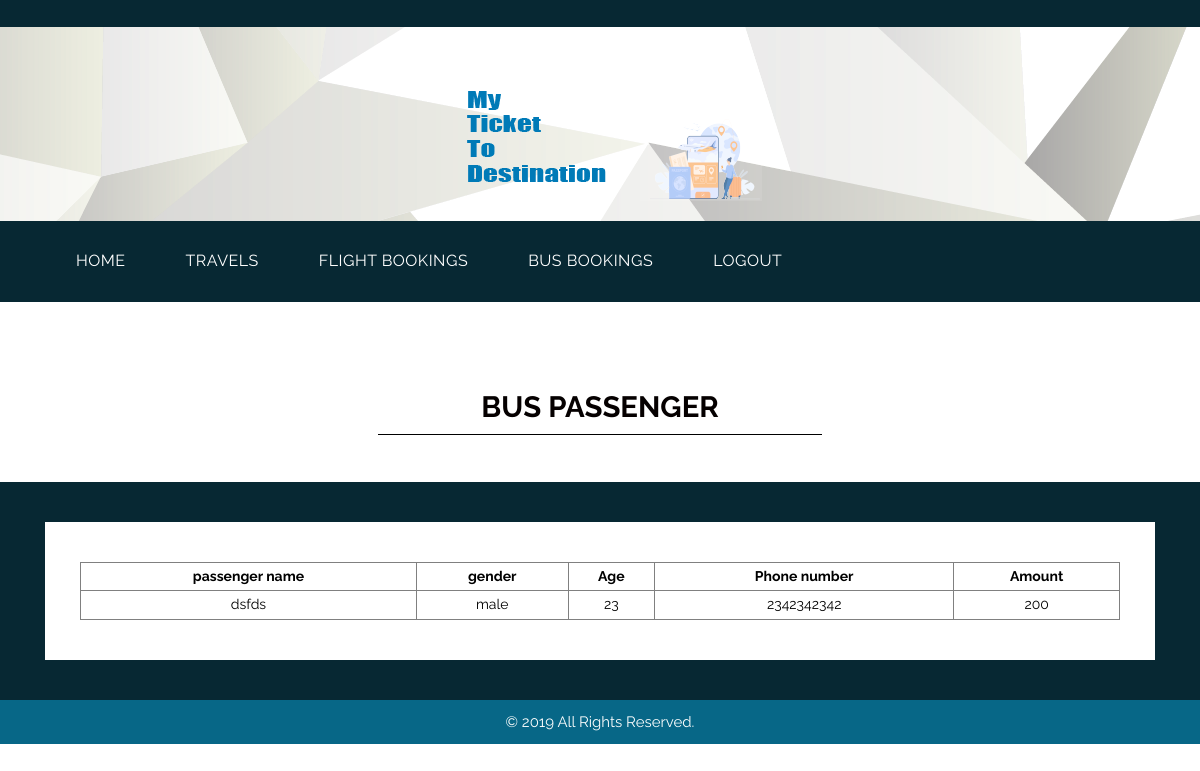
The app's page /vbpass.php?bkid=1 with its own data.
### tables this page shows
CREATE TABLE `tbl_buspassenger` (
  `bpid` int(11) NOT NULL AUTO_INCREMENT,
  `bkid` int(11) NOT NULL,
  `pname` varchar(20) NOT NULL,
  `gender` varchar(20) NOT NULL,
  `age` int(11) NOT NULL,
  `phno` varchar(20) NOT NULL,
  `amt` int(11) DEFAULT NULL,
  PRIMARY KEY (`bpid`)
);

### DatabaseCon.php (called while the page is built, shortened)
<?php
class DatabaseCon {
private $dbhost = 'localhost:3306';
private $dbuser = 'root';
private $dbpass = '';
private $conn;
   function __construct()
   		 {
      		$this->conn = mysql_connect($this->dbhost, $this->dbuser, $this->dbpass);
        }
   function selectData($str)
   {
   $retval=mysql_query($str,$this->conn);
   return $retval;
   }
}
?>

### vbpass.php (the view, shortened to what this page needs)
<!DOCTYPE html>
<html lang="en">
<head>
<link rel="stylesheet" type="text/css" href="css/bootstrap.min.css">
<link rel="stylesheet" type="text/css" href="css/style.css">
<link rel="stylesheet" href="css/responsive.css">
<link rel="stylesheet" href="css/jquery.mCustomScrollbar.min.css">
<link rel="stylesheet" href="https://netdna.bootstrapcdn.com/font-awesome/4.0.3/css/font-awesome.css">
<link rel="stylesheet" href="css/owl.carousel.min.css">
<link rel="stylesheet" href="css/owl.theme.default.min.css">
<link rel="stylesheet" href="https://cdnjs.cloudflare.com/ajax/libs/fancybox/2.1.5/jquery.fancybox.min.css" media="screen">
</head>
<body>
	<div class="header_main">
		<div class="container">
			<div class="logo"><a href="#"><img src="images/logo1.png"></a></div>
		</div>
	</div>
	<div class="header">
		<div class="container">
            <div class="col-sm-12">
                 <div class="menu-area">
                    <nav class="navbar navbar-expand-lg ">
                        <div class="collapse navbar-collapse" id="navbarSupportedContent">
                            <ul class="navbar-nav mr-auto">
                        <li class="nav-item active">
                                <a class="nav-link" href="custhome.php">HOME<span class="sr-only">(current)</span></a> </li>
								<li class="nav-item">
                                <a class="nav-link" href="uviewcom.php">TRAVELS</a></li>
<li class="nav-item">
                                <a class="nav-link" href="vfbook.php">FLIGHT BOOKINGS</a></li>
<li class="nav-item">
                                <a class="nav-link" href="vbbook.php">BUS BOOKINGS</a></li>
                                <li class="#" href="#">
      	                        <a class="nav-link" href="index.html">LOGOUT</a></li>
</ul>
                        </div>
                    </nav>
                </div>
            </div>
        </div>
    </div>
    <div class="contact_main">
    <div class="touch_section">
        <div class="container">
            <h1 class="touch_text">BUS PASSENGER</h1>
        </div>
    </div>
    <div class="lets_touch_main">
        <div class="container">
            <div class="row">
                          <div class="col-md-12">
                    <div class="row">
                        <div class="col-md-12">
                        <div class="input_main">
                       <div class="container">
						<table border="1" style="width:100%;text-align:center;color:black">
<tr>
<th>passenger name</th>
<th>gender</th>
<th>Age</th>
<th>Phone number</th>
<th>Amount</th>
</tr>
<?php include('DatabaseCon.php');
	$db=new DatabaseCon();
	$bkid=$_GET['bkid'];
	$s="select * from tbl_buspassenger where bkid=".$bkid;
	$rs=$db->selectData($s);
	while($row=mysql_fetch_array($rs)){
		?>
		<tr>
		<td><?php echo $row['pname']; ?> </td>
		<td><?php echo $row['gender']; ?> </td>
		<td><?php echo $row['age']; ?> </td>
		<td><?php echo $row['phno']; ?> </td>
	<td><?php echo $row['amt']; ?> </td>
			</tr>
	<?php } ?>
</table></div>
                    </div>
                        </div>
                    </div>
                </div>
            </div>
        </div>
    </div>
  <div class="copyright">
        <div class="container">
            <div class="row">
                <div class="col-sm-12">
                   <p class="copyright_text">© 2019 All Rights Reserved. </p>
                </div>
            </div>
        </div>
    </div>
</body>
</html>

### css/style.css (style rules this page uses)
* { box-sizing: border-box !important; transition: ease all 0.5s; }
html { scroll-behavior: smooth; }
body { color: #666666; font-size: 14px; font-family: 'Raleway', sans-serif;; line-height: 1.80857; font-weight: normal; overflow-x: hidden; }
a { color: #1f1f1f; text-decoration: none !important; outline: none !important; -webkit-transition: all .3s ease-in-out; -moz-transition: all .3s ease-in-out; -ms-transition: all .3s ease-in-out; -o-transition: all .3s ease-in-out; transition: all .3s ease-in-out; }
h1, h2, h3, h4, h5, h6 { letter-spacing: 0; font-weight: normal; position: relative; padding: 0 0 10px 0; font-weight: normal; line-height: normal; color: #111111; margin: 0 }
h1 { font-size: 24px }
*, *::after, *::before { -webkit-box-sizing: border-box; -moz-box-sizing: border-box; box-sizing: border-box; }
ul, li, ol { margin: 0px; padding: 0px; list-style: none; }
p { margin: 20px; font-weight: 400; font-size: 15px; line-height: 24px; }
a { color: #ffffff; text-decoration: none; outline: none !important; }
.header_main { width: 100%; float: left; background-image: url(../images/header.png); height: auto; padding-top: 20px; padding-bottom: 40px; }
.logo { width: 100%; float: left; text-align: center; margin-top: 55px; }
.header { width: 100%; width: 100%; float: left; background-color: #072833; padding-bottom: 10px; padding-top: 10px; }
.header_main { width: 100%; float: left; background-image: url(../images/header.png); height: auto; padding-bottom: 20px; }
.navbar-expand-lg .navbar-nav .nav-link { padding-right: 60px; padding-left: 0; color: #fff; font-size: 16px; letter-spacing: 0.5px; }
.navbar-nav.mr-auto { width: 100%; margin: 0; display: block; }
.navbar-nav.mr-auto li { float: left; }
.touch_section { width: 100%; padding-top: 57px; margin-bottom: 47px; display: inline-block !important; }
.touch_text { width: 27%; margin: 0 auto; text-align: center; border-bottom: 1px solid #000; color: #050000; font-size: 22pt; font-weight: bold; }
.lets_touch_main { width: 100%; float: left; background-color: #072833; padding-top: 40px; padding-bottom: 40PX; }
.input_main { width: 100%; float: left; background-color: #ffffff; padding: 40px 20px; }
.contact_main { width: 100%; float: left; background-color: #ffffff; padding-top: 40px; }
.copyright { width: 100%; float: left; background-color: #076787; padding-top: 10px; padding-bottom: 10px; }
.copyright_text { width: 100%; float: left; color: #fbfdfd; text-align: center; margin: 0px; }
.contact_main { width: 100%; float: left; padding-top: 30px; }

### css/responsive.css (style rules this page uses)
.touch_text { width: 40%; }

### records on screen
tbl_buspassenger: pname "dsfds", gender "male", age "23", phno "2342342342", amt "200"
